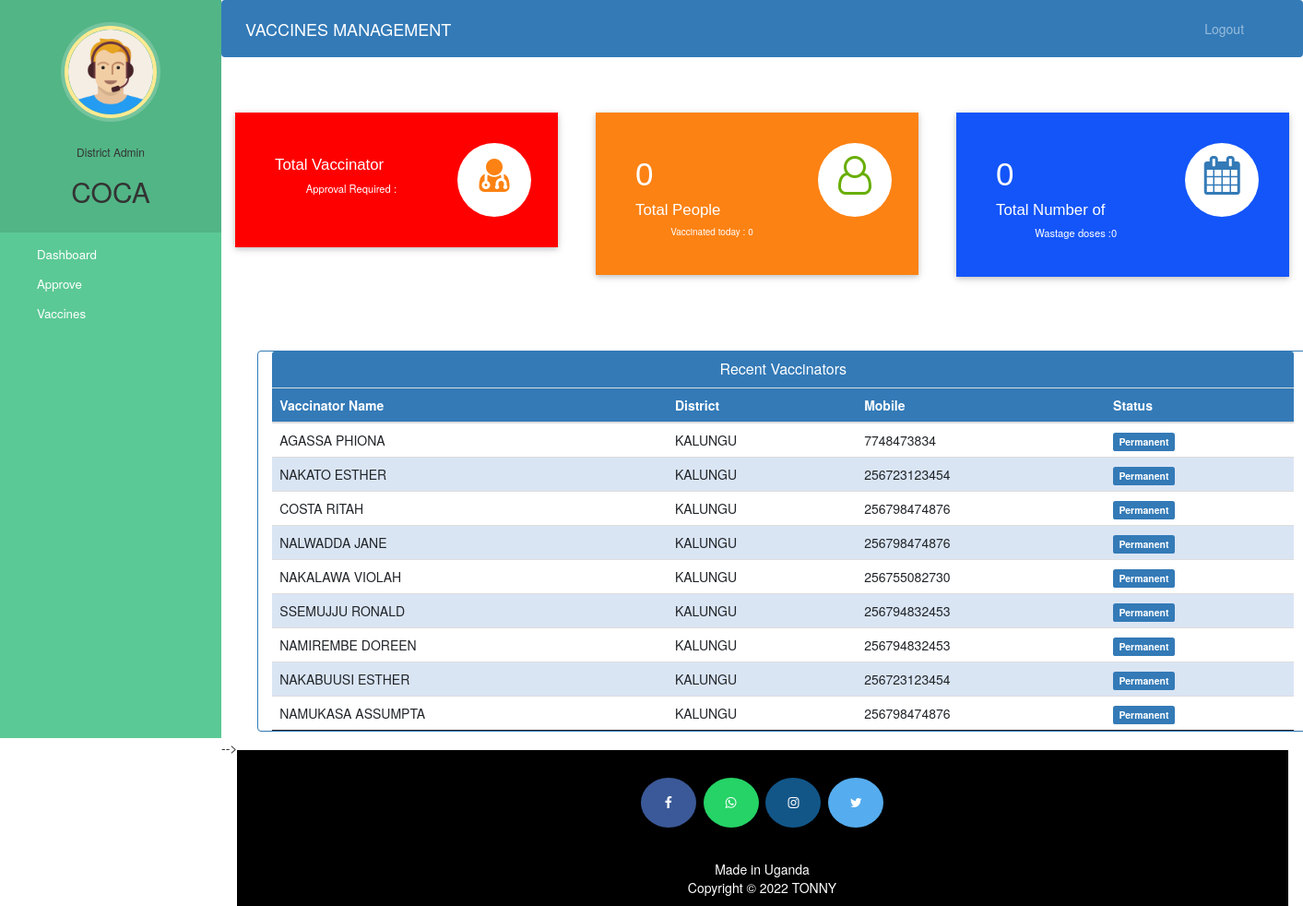
The page /district-admin-dashboard (signed in) on the database its author committed.
### Vaccines_control/models.py (models this page shows, shortened)
class Vaccinator(models.Model):
        user=models.OneToOneField(User,on_delete=models.CASCADE)
        Full_Name=models.CharField(max_length=40,null=True)
        address = models.CharField(max_length=40)
        mobile = models.CharField(max_length=20,null=True)
        health_facility= models.CharField(max_length=50,null=True,)
        district= models.CharField(max_length=50,null=True,)
        status=models.BooleanField(default=False)

### Vaccines_control/views.py (the view)
# urls.py: path('district-admin-dashboard', views.district_admin_dashboard_view,name='district-admin-dashboard'),
@login_required(login_url='district_adminlogin')
@user_passes_test(is_district_admin)
def district_admin_dashboard_view(request):
    DA = models.Vaccinator.objects.all().order_by('-id').filter(district= request.user.username)
    mydict={
    'DA':DA,
    }
    return render(request,'vaccine/district_admin_dashboard.html',context=mydict)

### Vaccines_control/views.py (called while the page is built)
def is_district_admin(user):
    return user.groups.filter(name='DISTRICT_ADMIN').exists()

### templates/vaccine/district_admin_dashboard.html (shortened to what this page needs)
{% extends 'vaccine/admin_district_base.html' %}
{% load static %}
{% block content %}
{%include 'vaccine/admin_dashboard_cards.html'%}
<br><br><br><br>
<div class="container">
  <div class="row">
    <div class="panel panel-primary col-md-12" style="margin-left:2%;">
      <div class="panel-heading" style="text-align:center;">
        <h5 class="panel-title"> Recent Vaccinators</h5>
      </div>
      <table class="table table-hover" id="dev-table">
        <thead>
          <tr>
            <th>Vaccinator Name</th>
            <th>District</th>
            <th>Mobile</th>
            <th>Status</th>
          </tr>
        </thead>
        {% for d in DA %}
        <tr>
          <td> {{d.Full_Name}}</td>
          <td>{{request.user.username}}</td>
          <td>{{d.mobile}}</td>
          {%if d.status%}
          <td> <span class="label label-primary">Permanent</span></td>
          {% else %}
          <td> <span class="label label-success">On Hold</span></td>
          {% endif %}
        </tr>
        {% endfor %}
      </table>
    </div>
{% endblock content %}

### templates/vaccine/admin_district_base.html (shortened to what this page needs)
<!DOCTYPE html>
{% load static %}
<html lang="en">
<head>
  <link rel="stylesheet" href="https://stackpath.bootstrapcdn.com/bootstrap/4.3.1/css/bootstrap.min.css">
  <link rel="stylesheet" href="https://maxcdn.bootstrapcdn.com/font-awesome/4.7.0/css/font-awesome.min.css">
  <link rel="stylesheet" href="{% static '/style.css' %}">
</head>
<body>
  <nav class="menu" tabindex="0">
    <header class="avatar">
      <img src="{% static "images/adminpropic.png" %}" />
      <br><br>
      <h6>District Admin</h6>
      <h2>{{request.user.first_name}}</h2>
    </header>
    <ul>
      <li tabindex="0" class="icon-dashboard"> <a style="color:white; text-decoration:none;" href="/district-admin-dashboard"><span>Dashboard</span></a> </li>
      <li tabindex="0" class="icon-users"> <a style="color:white; text-decoration:none;" href="/district-admin-vaccinator"><span>Approve</span></a></li>
      <li tabindex="0" class="icon-users"> <a style="color:white; text-decoration:none;" href="/district_vaccine"><span>Vaccines</span></a></li>
	</ul>
  </nav>
  <main>
    <div class="bs-example">
      <nav class="navbar navbar-expand-md  navbar-dark fixed-top" style="background:#337AB7;">
        <a href="/district-admin-dashboard" class="navbar-brand">VACCINES MANAGEMENT</a>
        <div class="collapse navbar-collapse justify-content-between" id="navbarCollapse">
          <div class="navbar-nav" style=" margin-left: 90%;">
            <a href="/logout" class="nav-item nav-link">Logout</a>
          </div>
        </div>
      </nav>
    </div>
    <br><br>
    {% block content %}
    {% endblock content %}
    <br><br><br><br>
    <footer>
      <p>
        <a id="ftr" href="#" class="fa fa-facebook"></a>
        <a id="ftr" href="https://api.whatsapp.com/send?phone=256755082730&text=Hello%20TONNY.%0d%0aHow%20are%20you%20%3f%0d%0aI%20came%20from%20your%20website.&source=&data=#" class="fa fa-whatsapp"></a>
		<a id="ftr" href="#" class="fa fa-instagram"></a>
        <a id="ftr" href="#" class="fa fa-twitter"></a>
      </p>
      <br>
      <div class="container">
        <div class="row">
          <div class="col-md-12 col-sm-12">
            <div style="color:#ffffff;" class="wow fadeInUp footer-copyright">
              <p>Made in Uganda <br>
                Copyright &copy; 2022 TONNY </p>
            </div>
          </div>
        </div>
      </div>
    </footer>
  </main>
  -->
</body>
</html>

### static/style.css (style rules this page uses)
body { padding-left: 240px; }
main { position: relative; height: 100vh; }
.menu { background: #5bc995; height: 100vh; width: 240px; position: fixed; top: 0px; left: 0; z-index: 5; outline: none; }
.menu .avatar { background: rgba(0, 0, 0, 0.1); padding: 2em 0.5em; text-align: center; }
.menu .avatar img { width: 100px; border-radius: 50%; overflow: hidden; border: 4px solid #ffea92; box-shadow: 0 0 0 4px rgba(255, 255, 255, 0.2); }
.menu .avatar h2 { font-weight: normal; margin-bottom: 0; }
.menu ul { list-style: none; padding: 0.5em 0; margin: 0; }
.menu ul li { padding: 0.5em 1em 0.5em 3em; font-size: 0.95em; font-weight: regular; background-repeat: no-repeat; background-position: left 15px center; background-size: auto 20px; transition: all 0.15s linear; cursor: pointer; }
.menu ul li.icon-dashboard { background-image: url("http://www.entypo.com/images//gauge.svg"); }
.menu ul li.icon-users { background-image: url("http://www.entypo.com/images//users.svg"); }

### templates/vaccine/admin_district_base.html (style rules this page uses)
a:link { text-decoration: none; }
a { color: white; }
footer { padding: 0px 0px 0px 0px; background-color: black; margin: 0px; }
#ftr { padding: 20px; }
.fa { font-size: 23px; width: 60px; text-align: center; text-decoration: none; margin: 5px 2px; border-radius: 50%; }
.fa-facebook { background: #3B5998; color: white; margin-top: 30px; }
.fa-whatsapp { background: #25d366; color: white; }
.fa-twitter { background: #55ACEE; color: white; }
.fa-instagram { background: #125688; color: white; }
p { text-align: center; }
body { padding-left: 240px; }
main { position: relative; height: 100vh; }
.menu { background: #5bc995; height: 100vh; width: 240px; position: fixed; top: 0px; left: 0; z-index: 5; outline: none; }
.menu .avatar { background: rgba(0, 0, 0, 0.1); padding: 2em 0.5em; text-align: center; }
.menu .avatar img { width: 100px; border-radius: 50%; overflow: hidden; border: 4px solid #ffea92; box-shadow: 0 0 0 4px rgba(255, 255, 255, 0.2); }
.menu .avatar h2 { font-weight: normal; margin-bottom: 0; }
.menu ul { list-style: none; padding: 0.5em 0; margin: 0; }
.menu ul li { padding: 0.5em 1em 0.5em 3em; font-size: 0.95em; font-weight: regular; background-repeat: no-repeat; background-position: left 15px center; background-size: auto 20px; transition: all 0.15s linear; cursor: pointer; }
.menu ul li.icon-dashboard { background-image: url("http://www.entypo.com/images//gauge.svg"); }
.menu ul li.icon-users { background-image: url("http://www.entypo.com/images//users.svg"); }

### templates/vaccine/district_admin_dashboard.html (style rules this page uses)
table { border-collapse: collapse; }
tr { border: solid; border-width: 1px 0; }
th { background-color: #337ab7; color: white; }
table tr:nth-child(odd) {  background: #B8CAE4 }
table tr:nth-child(even) { background: #dae5f4 }

### rows shown on the page
Vaccinator: Full_Name "AGASSA PHIONA", mobile "7748473834", status "Permanent"
Vaccinator: Full_Name "NAKATO ESTHER", mobile "256723123454", status "Permanent"
Vaccinator: Full_Name "COSTA RITAH", mobile "256798474876", status "Permanent"
Vaccinator: Full_Name "NALWADDA JANE", mobile "256798474876", status "Permanent"
Vaccinator: Full_Name "NAKALAWA VIOLAH", mobile "256755082730", status "Permanent"
Vaccinator: Full_Name "SSEMUJJU RONALD", mobile "256794832453", status "Permanent"
Vaccinator: Full_Name "NAMIREMBE DOREEN", mobile "256794832453", status "Permanent"
Vaccinator: Full_Name "NAKABUUSI ESTHER", mobile "256723123454", status "Permanent"
Vaccinator: Full_Name "NAMUKASA ASSUMPTA", mobile "256798474876", status "Permanent"

### other values the page prints
{{ request.user.first_name }} "COCA"
{{ 0 }} "0"
{{ request.user.username }} "KALUNGU"
